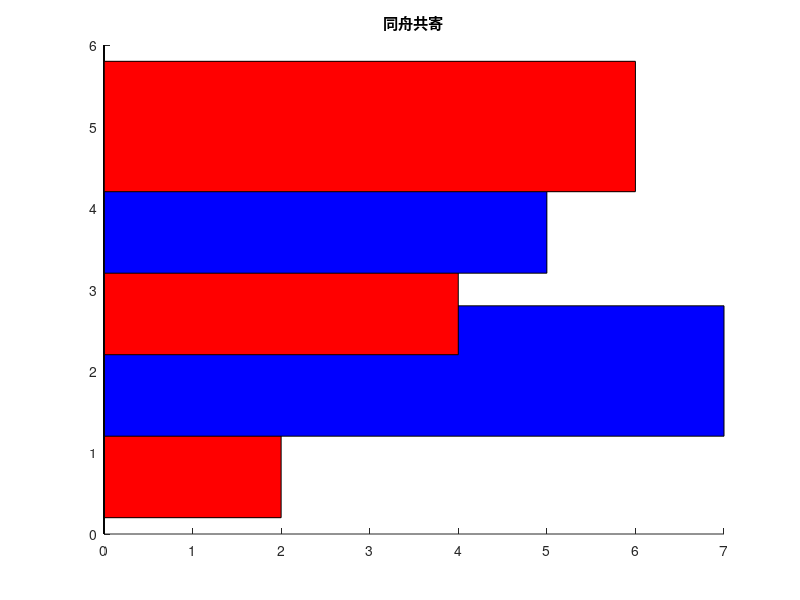

Write the MATLAB code that produced this figure.
ji = [2 7 4 5 6];
hold on
for i = 1:length(ji)
    ji_plot = barh(i,ji(i));
    if mod(i,2) == 0
        set(ji_plot,'FaceColor','b');
    else 
        set(ji_plot,'FaceColor','r');
    end
end
title('同舟共寄');
hold off
